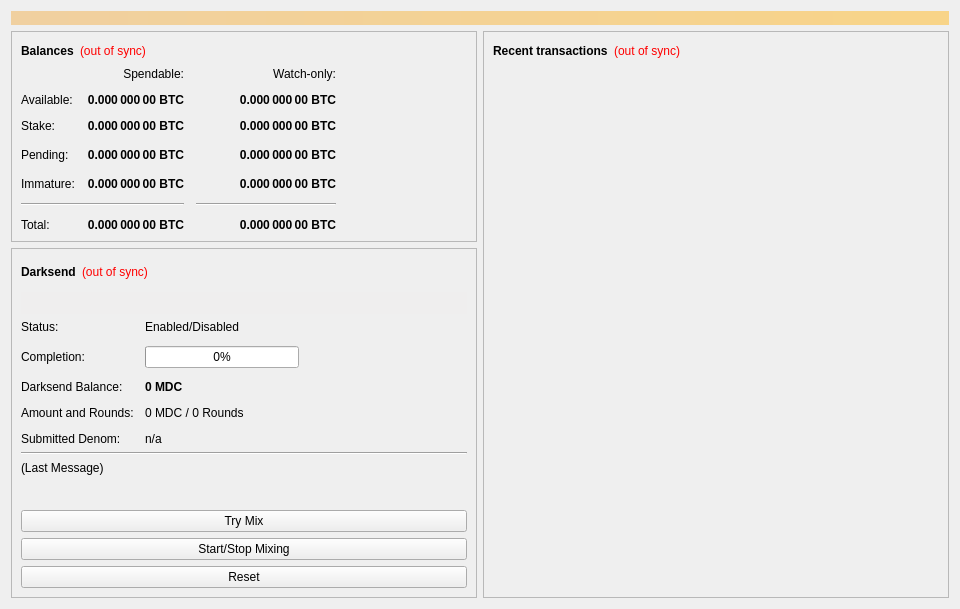
<?xml version="1.0" encoding="UTF-8"?>
<ui version="4.0">
 <class>OverviewPage</class>
 <widget class="QWidget" name="OverviewPage">
  <property name="geometry">
   <rect>
    <x>0</x>
    <y>0</y>
    <width>960</width>
    <height>594</height>
   </rect>
  </property>
  <property name="minimumSize">
   <size>
    <width>960</width>
    <height>0</height>
   </size>
  </property>
  <property name="windowTitle">
   <string>Form</string>
  </property>
  <layout class="QVBoxLayout" name="topLayout">
   <item>
    <widget class="QLabel" name="labelAlerts">
     <property name="visible">
      <bool>false</bool>
     </property>
     <property name="styleSheet">
      <string notr="true">background-color: qlineargradient(x1: 0, y1: 0, x2: 1, y2: 0, stop:0 #F0D0A0, stop:1 #F8D488); color:#000000;</string>
     </property>
     <property name="wordWrap">
      <bool>true</bool>
     </property>
     <property name="margin">
      <number>3</number>
     </property>
    </widget>
   </item>
   <item>
    <layout class="QHBoxLayout" name="horizontalLayout" stretch="1,1">
     <item>
      <layout class="QVBoxLayout" name="verticalLayout_2">
       <item>
        <widget class="QFrame" name="frame">
         <property name="frameShape">
          <enum>QFrame::StyledPanel</enum>
         </property>
         <property name="frameShadow">
          <enum>QFrame::Raised</enum>
         </property>
         <layout class="QVBoxLayout" name="verticalLayout_4">
          <item>
           <layout class="QHBoxLayout" name="horizontalLayout_4">
            <item>
             <widget class="QLabel" name="label_5">
              <property name="font">
               <font>
                <weight>75</weight>
                <bold>true</bold>
               </font>
              </property>
              <property name="text">
               <string>Balances</string>
              </property>
             </widget>
            </item>
            <item>
             <widget class="QLabel" name="labelWalletStatus">
              <property name="cursor">
               <cursorShape>WhatsThisCursor</cursorShape>
              </property>
              <property name="toolTip">
               <string>The displayed information may be out of date. Your wallet automatically synchronizes with the Madcoin network after a connection is established, but this process has not completed yet.</string>
              </property>
              <property name="styleSheet">
               <string notr="true">QLabel { color: red; }</string>
              </property>
              <property name="text">
               <string notr="true">(out of sync)</string>
              </property>
              <property name="alignment">
               <set>Qt::AlignLeading|Qt::AlignLeft|Qt::AlignVCenter</set>
              </property>
             </widget>
            </item>
            <item>
             <spacer name="horizontalSpacer_3">
              <property name="orientation">
               <enum>Qt::Horizontal</enum>
              </property>
              <property name="sizeHint" stdset="0">
               <size>
                <width>40</width>
                <height>20</height>
               </size>
              </property>
             </spacer>
            </item>
           </layout>
          </item>
          <item>
           <layout class="QGridLayout" name="gridLayout">
            <property name="spacing">
             <number>12</number>
            </property>
            <item row="3" column="2">
             <widget class="QLabel" name="labelWatchPending">
              <property name="font">
               <font>
                <weight>75</weight>
                <bold>true</bold>
               </font>
              </property>
              <property name="cursor">
               <cursorShape>IBeamCursor</cursorShape>
              </property>
              <property name="toolTip">
               <string>Unconfirmed transactions to watch-only addresses</string>
              </property>
              <property name="text">
               <string notr="true">0.000 000 00 BTC</string>
              </property>
              <property name="alignment">
               <set>Qt::AlignRight|Qt::AlignTrailing|Qt::AlignVCenter</set>
              </property>
              <property name="textInteractionFlags">
               <set>Qt::LinksAccessibleByMouse|Qt::TextSelectableByKeyboard|Qt::TextSelectableByMouse</set>
              </property>
             </widget>
            </item>
            <item row="3" column="1">
             <widget class="QLabel" name="labelUnconfirmed">
              <property name="font">
               <font>
                <weight>75</weight>
                <bold>true</bold>
               </font>
              </property>
              <property name="cursor">
               <cursorShape>IBeamCursor</cursorShape>
              </property>
              <property name="toolTip">
               <string>Total of transactions that have yet to be confirmed, and do not yet count toward the spendable balance</string>
              </property>
              <property name="text">
               <string notr="true">0.000 000 00 BTC</string>
              </property>
              <property name="alignment">
               <set>Qt::AlignRight|Qt::AlignTrailing|Qt::AlignVCenter</set>
              </property>
              <property name="textInteractionFlags">
               <set>Qt::LinksAccessibleByMouse|Qt::TextSelectableByKeyboard|Qt::TextSelectableByMouse</set>
              </property>
             </widget>
            </item>
            <item row="4" column="2">
             <widget class="QLabel" name="labelWatchImmature">
              <property name="font">
               <font>
                <weight>75</weight>
                <bold>true</bold>
               </font>
              </property>
              <property name="cursor">
               <cursorShape>IBeamCursor</cursorShape>
              </property>
              <property name="toolTip">
               <string>Mined balance in watch-only addresses that has not yet matured</string>
              </property>
              <property name="text">
               <string notr="true">0.000 000 00 BTC</string>
              </property>
              <property name="alignment">
               <set>Qt::AlignRight|Qt::AlignTrailing|Qt::AlignVCenter</set>
              </property>
              <property name="textInteractionFlags">
               <set>Qt::LinksAccessibleByMouse|Qt::TextSelectableByKeyboard|Qt::TextSelectableByMouse</set>
              </property>
             </widget>
            </item>
            <item row="5" column="0" colspan="2">
             <widget class="Line" name="lineSpendableBalance">
              <property name="orientation">
               <enum>Qt::Horizontal</enum>
              </property>
             </widget>
            </item>
            <item row="5" column="2">
             <widget class="Line" name="lineWatchBalance">
              <property name="sizePolicy">
               <sizepolicy hsizetype="Preferred" vsizetype="Fixed">
                <horstretch>0</horstretch>
                <verstretch>0</verstretch>
               </sizepolicy>
              </property>
              <property name="minimumSize">
               <size>
                <width>140</width>
                <height>0</height>
               </size>
              </property>
              <property name="orientation">
               <enum>Qt::Horizontal</enum>
              </property>
             </widget>
            </item>
            <item row="6" column="0">
             <widget class="QLabel" name="labelTotalText">
              <property name="text">
               <string>Total:</string>
              </property>
             </widget>
            </item>
            <item row="4" column="1">
             <widget class="QLabel" name="labelImmature">
              <property name="font">
               <font>
                <weight>75</weight>
                <bold>true</bold>
               </font>
              </property>
              <property name="cursor">
               <cursorShape>IBeamCursor</cursorShape>
              </property>
              <property name="toolTip">
               <string>Mined balance that has not yet matured</string>
              </property>
              <property name="text">
               <string notr="true">0.000 000 00 BTC</string>
              </property>
              <property name="alignment">
               <set>Qt::AlignRight|Qt::AlignTrailing|Qt::AlignVCenter</set>
              </property>
              <property name="textInteractionFlags">
               <set>Qt::LinksAccessibleByMouse|Qt::TextSelectableByKeyboard|Qt::TextSelectableByMouse</set>
              </property>
             </widget>
            </item>
            <item row="3" column="3">
             <spacer name="horizontalSpacer_2">
              <property name="orientation">
               <enum>Qt::Horizontal</enum>
              </property>
              <property name="sizeHint" stdset="0">
               <size>
                <width>40</width>
                <height>20</height>
               </size>
              </property>
             </spacer>
            </item>
            <item row="4" column="0">
             <widget class="QLabel" name="labelImmatureText">
              <property name="text">
               <string>Immature:</string>
              </property>
             </widget>
            </item>
            <item row="6" column="1">
             <widget class="QLabel" name="labelTotal">
              <property name="font">
               <font>
                <weight>75</weight>
                <bold>true</bold>
               </font>
              </property>
              <property name="cursor">
               <cursorShape>IBeamCursor</cursorShape>
              </property>
              <property name="toolTip">
               <string>Your current total balance</string>
              </property>
              <property name="text">
               <string notr="true">0.000 000 00 BTC</string>
              </property>
              <property name="alignment">
               <set>Qt::AlignRight|Qt::AlignTrailing|Qt::AlignVCenter</set>
              </property>
              <property name="textInteractionFlags">
               <set>Qt::LinksAccessibleByMouse|Qt::TextSelectableByKeyboard|Qt::TextSelectableByMouse</set>
              </property>
             </widget>
            </item>
            <item row="6" column="2">
             <widget class="QLabel" name="labelWatchTotal">
              <property name="font">
               <font>
                <weight>75</weight>
                <bold>true</bold>
               </font>
              </property>
              <property name="cursor">
               <cursorShape>IBeamCursor</cursorShape>
              </property>
              <property name="toolTip">
               <string>Current total balance in watch-only addresses</string>
              </property>
              <property name="text">
               <string notr="true">0.000 000 00 BTC</string>
              </property>
              <property name="alignment">
               <set>Qt::AlignRight|Qt::AlignTrailing|Qt::AlignVCenter</set>
              </property>
              <property name="textInteractionFlags">
               <set>Qt::LinksAccessibleByMouse|Qt::TextSelectableByKeyboard|Qt::TextSelectableByMouse</set>
              </property>
             </widget>
            </item>
            <item row="0" column="2">
             <widget class="QLabel" name="labelWatchonly">
              <property name="text">
               <string>Watch-only:</string>
              </property>
              <property name="alignment">
               <set>Qt::AlignRight|Qt::AlignTrailing|Qt::AlignVCenter</set>
              </property>
             </widget>
            </item>
            <item row="1" column="0">
             <widget class="QLabel" name="labelBalanceText">
              <property name="text">
               <string>Available:</string>
              </property>
             </widget>
            </item>
            <item row="1" column="1">
             <widget class="QLabel" name="labelBalance">
              <property name="font">
               <font>
                <weight>75</weight>
                <bold>true</bold>
               </font>
              </property>
              <property name="cursor">
               <cursorShape>IBeamCursor</cursorShape>
              </property>
              <property name="toolTip">
               <string>Your current spendable balance</string>
              </property>
              <property name="text">
               <string notr="true">0.000 000 00 BTC</string>
              </property>
              <property name="alignment">
               <set>Qt::AlignRight|Qt::AlignTrailing|Qt::AlignVCenter</set>
              </property>
              <property name="textInteractionFlags">
               <set>Qt::LinksAccessibleByMouse|Qt::TextSelectableByKeyboard|Qt::TextSelectableByMouse</set>
              </property>
             </widget>
            </item>
            <item row="2" column="0">
             <widget class="QLabel" name="label_10">
              <property name="text">
               <string>Stake:</string>
              </property>
             </widget>
            </item>
            <item row="2" column="1">
             <widget class="QLabel" name="labelStake">
              <property name="font">
               <font>
                <weight>75</weight>
                <bold>true</bold>
               </font>
              </property>
              <property name="cursor">
               <cursorShape>IBeamCursor</cursorShape>
              </property>
              <property name="toolTip">
               <string>Total of coins that was staked, and do not yet count toward the current balance</string>
              </property>
              <property name="text">
               <string notr="true">0.000 000 00 BTC</string>
              </property>
              <property name="alignment">
               <set>Qt::AlignRight|Qt::AlignTrailing|Qt::AlignVCenter</set>
              </property>
              <property name="textInteractionFlags">
               <set>Qt::LinksAccessibleByMouse|Qt::TextSelectableByKeyboard|Qt::TextSelectableByMouse</set>
              </property>
             </widget>
            </item>
            <item row="2" column="2">
             <widget class="QLabel" name="labelWatchStake">
              <property name="font">
               <font>
                <weight>75</weight>
                <bold>true</bold>
               </font>
              </property>
              <property name="cursor">
               <cursorShape>IBeamCursor</cursorShape>
              </property>
              <property name="toolTip">
               <string>Total of coins that was staked in watch-only addresses, and do not yet count toward the current watch-only balance</string>
              </property>
              <property name="text">
               <string notr="true">0.000 000 00 BTC</string>
              </property>
              <property name="alignment">
               <set>Qt::AlignRight|Qt::AlignTrailing|Qt::AlignVCenter</set>
              </property>
              <property name="textInteractionFlags">
               <set>Qt::LinksAccessibleByMouse|Qt::TextSelectableByKeyboard|Qt::TextSelectableByMouse</set>
              </property>
             </widget>
            </item>
            <item row="1" column="2">
             <widget class="QLabel" name="labelWatchAvailable">
              <property name="font">
               <font>
                <weight>75</weight>
                <bold>true</bold>
               </font>
              </property>
              <property name="cursor">
               <cursorShape>IBeamCursor</cursorShape>
              </property>
              <property name="toolTip">
               <string>Your current balance in watch-only addresses</string>
              </property>
              <property name="text">
               <string notr="true">0.000 000 00 BTC</string>
              </property>
              <property name="alignment">
               <set>Qt::AlignRight|Qt::AlignTrailing|Qt::AlignVCenter</set>
              </property>
              <property name="textInteractionFlags">
               <set>Qt::LinksAccessibleByMouse|Qt::TextSelectableByKeyboard|Qt::TextSelectableByMouse</set>
              </property>
             </widget>
            </item>
            <item row="3" column="0">
             <widget class="QLabel" name="labelPendingText">
              <property name="text">
               <string>Pending:</string>
              </property>
             </widget>
            </item>
            <item row="0" column="1">
             <widget class="QLabel" name="labelSpendable">
              <property name="text">
               <string>Spendable:</string>
              </property>
              <property name="alignment">
               <set>Qt::AlignRight|Qt::AlignTrailing|Qt::AlignVCenter</set>
              </property>
             </widget>
            </item>
           </layout>
          </item>
         </layout>
        </widget>
       </item>
       <item>
        <widget class="QFrame" name="frameDarksend">
         <property name="sizePolicy">
          <sizepolicy hsizetype="Expanding" vsizetype="Expanding">
           <horstretch>0</horstretch>
           <verstretch>0</verstretch>
          </sizepolicy>
         </property>
         <property name="minimumSize">
          <size>
           <width>0</width>
           <height>350</height>
          </size>
         </property>
         <property name="layoutDirection">
          <enum>Qt::LeftToRight</enum>
         </property>
         <property name="frameShape">
          <enum>QFrame::StyledPanel</enum>
         </property>
         <property name="frameShadow">
          <enum>QFrame::Raised</enum>
         </property>
         <layout class="QVBoxLayout" name="verticalLayout_5">
          <item>
           <layout class="QHBoxLayout" name="horizontalLayout_5">
            <item>
             <widget class="QLabel" name="label_2">
              <property name="font">
               <font>
                <weight>75</weight>
                <bold>true</bold>
               </font>
              </property>
              <property name="text">
               <string>Darksend</string>
              </property>
             </widget>
            </item>
            <item>
             <widget class="QLabel" name="labelDarksendSyncStatus">
              <property name="toolTip">
               <string>The displayed information may be out of date. Your wallet automatically synchronizes with the Madcoin network after a connection is established, but this process has not completed yet.</string>
              </property>
              <property name="styleSheet">
               <string notr="true">QLabel { color: red; }</string>
              </property>
              <property name="text">
               <string notr="true">(out of sync)</string>
              </property>
              <property name="alignment">
               <set>Qt::AlignLeading|Qt::AlignLeft|Qt::AlignVCenter</set>
              </property>
             </widget>
            </item>
            <item>
             <spacer name="horizontalSpacer_4">
              <property name="orientation">
               <enum>Qt::Horizontal</enum>
              </property>
              <property name="sizeHint" stdset="0">
               <size>
                <width>40</width>
                <height>20</height>
               </size>
              </property>
             </spacer>
            </item>
           </layout>
          </item>
          <item>
           <widget class="QPushButton" name="runAutoDenom">
            <property name="palette">
             <palette>
              <active>
               <colorrole role="WindowText">
                <brush brushstyle="SolidPattern">
                 <color alpha="255">
                  <red>0</red>
                  <green>0</green>
                  <blue>0</blue>
                 </color>
                </brush>
               </colorrole>
               <colorrole role="Button">
                <brush brushstyle="SolidPattern">
                 <color alpha="255">
                  <red>239</red>
                  <green>238</green>
                  <blue>238</blue>
                 </color>
                </brush>
               </colorrole>
               <colorrole role="Light">
                <brush brushstyle="SolidPattern">
                 <color alpha="255">
                  <red>255</red>
                  <green>255</green>
                  <blue>255</blue>
                 </color>
                </brush>
               </colorrole>
               <colorrole role="Midlight">
                <brush brushstyle="SolidPattern">
                 <color alpha="255">
                  <red>247</red>
                  <green>246</green>
                  <blue>246</blue>
                 </color>
                </brush>
               </colorrole>
               <colorrole role="Dark">
                <brush brushstyle="SolidPattern">
                 <color alpha="255">
                  <red>119</red>
                  <green>119</green>
                  <blue>119</blue>
                 </color>
                </brush>
               </colorrole>
               <colorrole role="Mid">
                <brush brushstyle="SolidPattern">
                 <color alpha="255">
                  <red>159</red>
                  <green>159</green>
                  <blue>159</blue>
                 </color>
                </brush>
               </colorrole>
               <colorrole role="Text">
                <brush brushstyle="SolidPattern">
                 <color alpha="255">
                  <red>0</red>
                  <green>0</green>
                  <blue>0</blue>
                 </color>
                </brush>
               </colorrole>
               <colorrole role="BrightText">
                <brush brushstyle="SolidPattern">
                 <color alpha="255">
                  <red>255</red>
                  <green>255</green>
                  <blue>255</blue>
                 </color>
                </brush>
               </colorrole>
               <colorrole role="ButtonText">
                <brush brushstyle="SolidPattern">
                 <color alpha="255">
                  <red>0</red>
                  <green>0</green>
                  <blue>0</blue>
                 </color>
                </brush>
               </colorrole>
               <colorrole role="Base">
                <brush brushstyle="SolidPattern">
                 <color alpha="255">
                  <red>255</red>
                  <green>255</green>
                  <blue>255</blue>
                 </color>
                </brush>
               </colorrole>
               <colorrole role="Window">
                <brush brushstyle="SolidPattern">
                 <color alpha="255">
                  <red>239</red>
                  <green>238</green>
                  <blue>238</blue>
                 </color>
                </brush>
               </colorrole>
               <colorrole role="Shadow">
                <brush brushstyle="SolidPattern">
                 <color alpha="255">
                  <red>0</red>
                  <green>0</green>
                  <blue>0</blue>
                 </color>
                </brush>
               </colorrole>
               <colorrole role="AlternateBase">
                <brush brushstyle="SolidPattern">
                 <color alpha="255">
                  <red>247</red>
                  <green>246</green>
                  <blue>246</blue>
                 </color>
                </brush>
               </colorrole>
               <colorrole role="ToolTipBase">
                <brush brushstyle="SolidPattern">
                 <color alpha="255">
                  <red>255</red>
                  <green>255</green>
                  <blue>220</blue>
                 </color>
                </brush>
               </colorrole>
               <colorrole role="ToolTipText">
                <brush brushstyle="SolidPattern">
                 <color alpha="255">
                  <red>0</red>
                  <green>0</green>
                  <blue>0</blue>
                 </color>
                </brush>
               </colorrole>
              </active>
              <inactive>
               <colorrole role="WindowText">
                <brush brushstyle="SolidPattern">
                 <color alpha="255">
                  <red>0</red>
                  <green>0</green>
                  <blue>0</blue>
                 </color>
                </brush>
               </colorrole>
               <colorrole role="Button">
                <brush brushstyle="SolidPattern">
                 <color alpha="255">
                  <red>239</red>
                  <green>238</green>
                  <blue>238</blue>
                 </color>
                </brush>
               </colorrole>
               <colorrole role="Light">
                <brush brushstyle="SolidPattern">
                 <color alpha="255">
                  <red>255</red>
                  <green>255</green>
                  <blue>255</blue>
                 </color>
                </brush>
               </colorrole>
               <colorrole role="Midlight">
                <brush brushstyle="SolidPattern">
                 <color alpha="255">
                  <red>247</red>
                  <green>246</green>
                  <blue>246</blue>
                 </color>
                </brush>
               </colorrole>
               <colorrole role="Dark">
                <brush brushstyle="SolidPattern">
                 <color alpha="255">
                  <red>119</red>
                  <green>119</green>
                  <blue>119</blue>
                 </color>
                </brush>
               </colorrole>
               <colorrole role="Mid">
                <brush brushstyle="SolidPattern">
                 <color alpha="255">
                  <red>159</red>
                  <green>159</green>
                  <blue>159</blue>
                 </color>
                </brush>
               </colorrole>
               <colorrole role="Text">
                <brush brushstyle="SolidPattern">
                 <color alpha="255">
                  <red>0</red>
                  <green>0</green>
                  <blue>0</blue>
                 </color>
                </brush>
               </colorrole>
               <colorrole role="BrightText">
                <brush brushstyle="SolidPattern">
                 <color alpha="255">
                  <red>255</red>
                  <green>255</green>
                  <blue>255</blue>
                 </color>
                </brush>
               </colorrole>
               <colorrole role="ButtonText">
                <brush brushstyle="SolidPattern">
                 <color alpha="255">
                  <red>0</red>
                  <green>0</green>
                  <blue>0</blue>
                 </color>
                </brush>
               </colorrole>
               <colorrole role="Base">
                <brush brushstyle="SolidPattern">
                 <color alpha="255">
                  <red>255</red>
                  <green>255</green>
                  <blue>255</blue>
                 </color>
                </brush>
               </colorrole>
               <colorrole role="Window">
                <brush brushstyle="SolidPattern">
                 <color alpha="255">
                  <red>239</red>
                  <green>238</green>
                  <blue>238</blue>
                 </color>
                </brush>
               </colorrole>
               <colorrole role="Shadow">
                <brush brushstyle="SolidPattern">
                 <color alpha="255">
                  <red>0</red>
                  <green>0</green>
                  <blue>0</blue>
                 </color>
                </brush>
               </colorrole>
               <colorrole role="AlternateBase">
                <brush brushstyle="SolidPattern">
                 <color alpha="255">
                  <red>247</red>
                  <green>246</green>
                  <blue>246</blue>
                 </color>
                </brush>
               </colorrole>
               <colorrole role="ToolTipBase">
                <brush brushstyle="SolidPattern">
                 <color alpha="255">
                  <red>255</red>
                  <green>255</green>
                  <blue>220</blue>
                 </color>
                </brush>
               </colorrole>
               <colorrole role="ToolTipText">
                <brush brushstyle="SolidPattern">
                 <color alpha="255">
                  <red>0</red>
                  <green>0</green>
                  <blue>0</blue>
                 </color>
                </brush>
               </colorrole>
              </inactive>
              <disabled>
               <colorrole role="WindowText">
                <brush brushstyle="SolidPattern">
                 <color alpha="255">
                  <red>119</red>
                  <green>119</green>
                  <blue>119</blue>
                 </color>
                </brush>
               </colorrole>
               <colorrole role="Button">
                <brush brushstyle="SolidPattern">
                 <color alpha="255">
                  <red>239</red>
                  <green>238</green>
                  <blue>238</blue>
                 </color>
                </brush>
               </colorrole>
               <colorrole role="Light">
                <brush brushstyle="SolidPattern">
                 <color alpha="255">
                  <red>255</red>
                  <green>255</green>
                  <blue>255</blue>
                 </color>
                </brush>
               </colorrole>
               <colorrole role="Midlight">
                <brush brushstyle="SolidPattern">
                 <color alpha="255">
                  <red>247</red>
                  <green>246</green>
                  <blue>246</blue>
                 </color>
                </brush>
               </colorrole>
               <colorrole role="Dark">
                <brush brushstyle="SolidPattern">
                 <color alpha="255">
                  <red>119</red>
                  <green>119</green>
                  <blue>119</blue>
                 </color>
                </brush>
               </colorrole>
               <colorrole role="Mid">
                <brush brushstyle="SolidPattern">
                 <color alpha="255">
                  <red>159</red>
                  <green>159</green>
                  <blue>159</blue>
                 </color>
                </brush>
               </colorrole>
               <colorrole role="Text">
                <brush brushstyle="SolidPattern">
                 <color alpha="255">
                  <red>119</red>
                  <green>119</green>
                  <blue>119</blue>
                 </color>
                </brush>
               </colorrole>
               <colorrole role="BrightText">
                <brush brushstyle="SolidPattern">
                 <color alpha="255">
                  <red>255</red>
                  <green>255</green>
                  <blue>255</blue>
                 </color>
                </brush>
               </colorrole>
               <colorrole role="ButtonText">
                <brush brushstyle="SolidPattern">
                 <color alpha="255">
                  <red>119</red>
                  <green>119</green>
                  <blue>119</blue>
                 </color>
                </brush>
               </colorrole>
               <colorrole role="Base">
                <brush brushstyle="SolidPattern">
                 <color alpha="255">
                  <red>239</red>
                  <green>238</green>
                  <blue>238</blue>
                 </color>
                </brush>
               </colorrole>
               <colorrole role="Window">
                <brush brushstyle="SolidPattern">
                 <color alpha="255">
                  <red>239</red>
                  <green>238</green>
                  <blue>238</blue>
                 </color>
                </brush>
               </colorrole>
               <colorrole role="Shadow">
                <brush brushstyle="SolidPattern">
                 <color alpha="255">
                  <red>0</red>
                  <green>0</green>
                  <blue>0</blue>
                 </color>
                </brush>
               </colorrole>
               <colorrole role="AlternateBase">
                <brush brushstyle="SolidPattern">
                 <color alpha="255">
                  <red>239</red>
                  <green>238</green>
                  <blue>238</blue>
                 </color>
                </brush>
               </colorrole>
               <colorrole role="ToolTipBase">
                <brush brushstyle="SolidPattern">
                 <color alpha="255">
                  <red>255</red>
                  <green>255</green>
                  <blue>220</blue>
                 </color>
                </brush>
               </colorrole>
               <colorrole role="ToolTipText">
                <brush brushstyle="SolidPattern">
                 <color alpha="255">
                  <red>0</red>
                  <green>0</green>
                  <blue>0</blue>
                 </color>
                </brush>
               </colorrole>
              </disabled>
             </palette>
            </property>
            <property name="focusPolicy">
             <enum>Qt::NoFocus</enum>
            </property>
            <property name="autoFillBackground">
             <bool>true</bool>
            </property>
            <property name="text">
             <string/>
            </property>
            <property name="flat">
             <bool>true</bool>
            </property>
           </widget>
          </item>
          <item>
           <layout class="QFormLayout" name="formLayout">
            <property name="fieldGrowthPolicy">
             <enum>QFormLayout::AllNonFixedFieldsGrow</enum>
            </property>
            <property name="horizontalSpacing">
             <number>11</number>
            </property>
            <property name="verticalSpacing">
             <number>12</number>
            </property>
            <item row="0" column="0">
             <widget class="QLabel" name="label_6">
              <property name="text">
               <string>Status:</string>
              </property>
             </widget>
            </item>
            <item row="1" column="0">
             <widget class="QLabel" name="label_7">
              <property name="text">
               <string>Completion:</string>
              </property>
             </widget>
            </item>
            <item row="1" column="1">
             <widget class="QProgressBar" name="darksendProgress">
              <property name="maximumSize">
               <size>
                <width>154</width>
                <height>16777215</height>
               </size>
              </property>
              <property name="value">
               <number>0</number>
              </property>
             </widget>
            </item>
            <item row="3" column="0">
             <widget class="QLabel" name="labelAnonymizedText">
              <property name="text">
               <string>Darksend Balance:</string>
              </property>
             </widget>
            </item>
            <item row="3" column="1">
             <widget class="QLabel" name="labelAnonymized">
              <property name="font">
               <font>
                <weight>75</weight>
                <bold>true</bold>
               </font>
              </property>
              <property name="text">
               <string notr="true">0 MDC</string>
              </property>
             </widget>
            </item>
            <item row="4" column="0">
             <widget class="QLabel" name="label_8">
              <property name="text">
               <string>Amount and Rounds:</string>
              </property>
             </widget>
            </item>
            <item row="4" column="1">
             <widget class="QLabel" name="labelAmountRounds">
              <property name="text">
               <string>0 MDC / 0 Rounds</string>
              </property>
             </widget>
            </item>
            <item row="5" column="0">
             <widget class="QLabel" name="label_9">
              <property name="text">
               <string>Submitted Denom:</string>
              </property>
             </widget>
            </item>
            <item row="5" column="1">
             <widget class="QLabel" name="labelSubmittedDenom">
              <property name="toolTip">
               <string>The denominations you submitted to the Masternode.&lt;br&gt;To mix, other users must submit the exact same denominations.</string>
              </property>
              <property name="text">
               <string>n/a</string>
              </property>
             </widget>
            </item>
            <item row="0" column="1">
             <widget class="QLabel" name="darksendEnabled">
              <property name="text">
               <string>Enabled/Disabled</string>
              </property>
             </widget>
            </item>
           </layout>
          </item>
          <item>
           <widget class="Line" name="lineLastMessage">
            <property name="orientation">
             <enum>Qt::Horizontal</enum>
            </property>
           </widget>
          </item>
          <item>
           <widget class="QLabel" name="darksendStatus">
            <property name="minimumSize">
             <size>
              <width>288</width>
              <height>43</height>
             </size>
            </property>
            <property name="text">
             <string>(Last Message)</string>
            </property>
            <property name="alignment">
             <set>Qt::AlignLeading|Qt::AlignLeft|Qt::AlignTop</set>
            </property>
            <property name="wordWrap">
             <bool>true</bool>
            </property>
           </widget>
          </item>
          <item>
           <widget class="QPushButton" name="darksendAuto">
            <property name="sizePolicy">
             <sizepolicy hsizetype="MinimumExpanding" vsizetype="Fixed">
              <horstretch>0</horstretch>
              <verstretch>0</verstretch>
             </sizepolicy>
            </property>
            <property name="toolTip">
             <string>Try to manually submit a Darksend request.</string>
            </property>
            <property name="text">
             <string>Try Mix</string>
            </property>
           </widget>
          </item>
          <item>
           <widget class="QPushButton" name="toggleDarksend">
            <property name="sizePolicy">
             <sizepolicy hsizetype="MinimumExpanding" vsizetype="Fixed">
              <horstretch>0</horstretch>
              <verstretch>0</verstretch>
             </sizepolicy>
            </property>
            <property name="text">
             <string>Start/Stop Mixing</string>
            </property>
           </widget>
          </item>
          <item>
           <widget class="QPushButton" name="darksendReset">
            <property name="sizePolicy">
             <sizepolicy hsizetype="MinimumExpanding" vsizetype="Fixed">
              <horstretch>0</horstretch>
              <verstretch>0</verstretch>
             </sizepolicy>
            </property>
            <property name="toolTip">
             <string>Reset the current status of Darksend (can interrupt Darksend if it's in the process of Mixing, which can cost you money!)</string>
            </property>
            <property name="autoFillBackground">
             <bool>false</bool>
            </property>
            <property name="text">
             <string>Reset</string>
            </property>
           </widget>
          </item>
         </layout>
        </widget>
       </item>
       <item>
        <spacer name="verticalSpacer">
         <property name="orientation">
          <enum>Qt::Vertical</enum>
         </property>
         <property name="sizeHint" stdset="0">
          <size>
           <width>20</width>
           <height>40</height>
          </size>
         </property>
        </spacer>
       </item>
      </layout>
     </item>
     <item>
      <layout class="QVBoxLayout" name="verticalLayout_3">
       <item>
        <widget class="QFrame" name="frame_2">
         <property name="frameShape">
          <enum>QFrame::StyledPanel</enum>
         </property>
         <property name="frameShadow">
          <enum>QFrame::Raised</enum>
         </property>
         <layout class="QVBoxLayout" name="verticalLayout">
          <item>
           <layout class="QHBoxLayout" name="horizontalLayout_2">
            <item>
             <widget class="QLabel" name="label_4">
              <property name="font">
               <font>
                <weight>75</weight>
                <bold>true</bold>
               </font>
              </property>
              <property name="text">
               <string>Recent transactions</string>
              </property>
             </widget>
            </item>
            <item>
             <widget class="QLabel" name="labelTransactionsStatus">
              <property name="cursor">
               <cursorShape>WhatsThisCursor</cursorShape>
              </property>
              <property name="toolTip">
               <string>The displayed information may be out of date. Your wallet automatically synchronizes with the Madcoin network after a connection is established, but this process has not completed yet.</string>
              </property>
              <property name="styleSheet">
               <string notr="true">QLabel { color: red; }</string>
              </property>
              <property name="text">
               <string notr="true">(out of sync)</string>
              </property>
              <property name="alignment">
               <set>Qt::AlignRight|Qt::AlignTrailing|Qt::AlignVCenter</set>
              </property>
             </widget>
            </item>
            <item>
             <spacer name="horizontalSpacer">
              <property name="orientation">
               <enum>Qt::Horizontal</enum>
              </property>
              <property name="sizeHint" stdset="0">
               <size>
                <width>40</width>
                <height>20</height>
               </size>
              </property>
             </spacer>
            </item>
           </layout>
          </item>
          <item>
           <widget class="QListView" name="listTransactions">
            <property name="styleSheet">
             <string notr="true">QListView { background: transparent; }</string>
            </property>
            <property name="frameShape">
             <enum>QFrame::NoFrame</enum>
            </property>
            <property name="verticalScrollBarPolicy">
             <enum>Qt::ScrollBarAlwaysOff</enum>
            </property>
            <property name="horizontalScrollBarPolicy">
             <enum>Qt::ScrollBarAlwaysOff</enum>
            </property>
            <property name="selectionMode">
             <enum>QAbstractItemView::NoSelection</enum>
            </property>
           </widget>
          </item>
         </layout>
        </widget>
       </item>
      </layout>
     </item>
    </layout>
   </item>
  </layout>
 </widget>
 <resources/>
 <connections/>
</ui>
